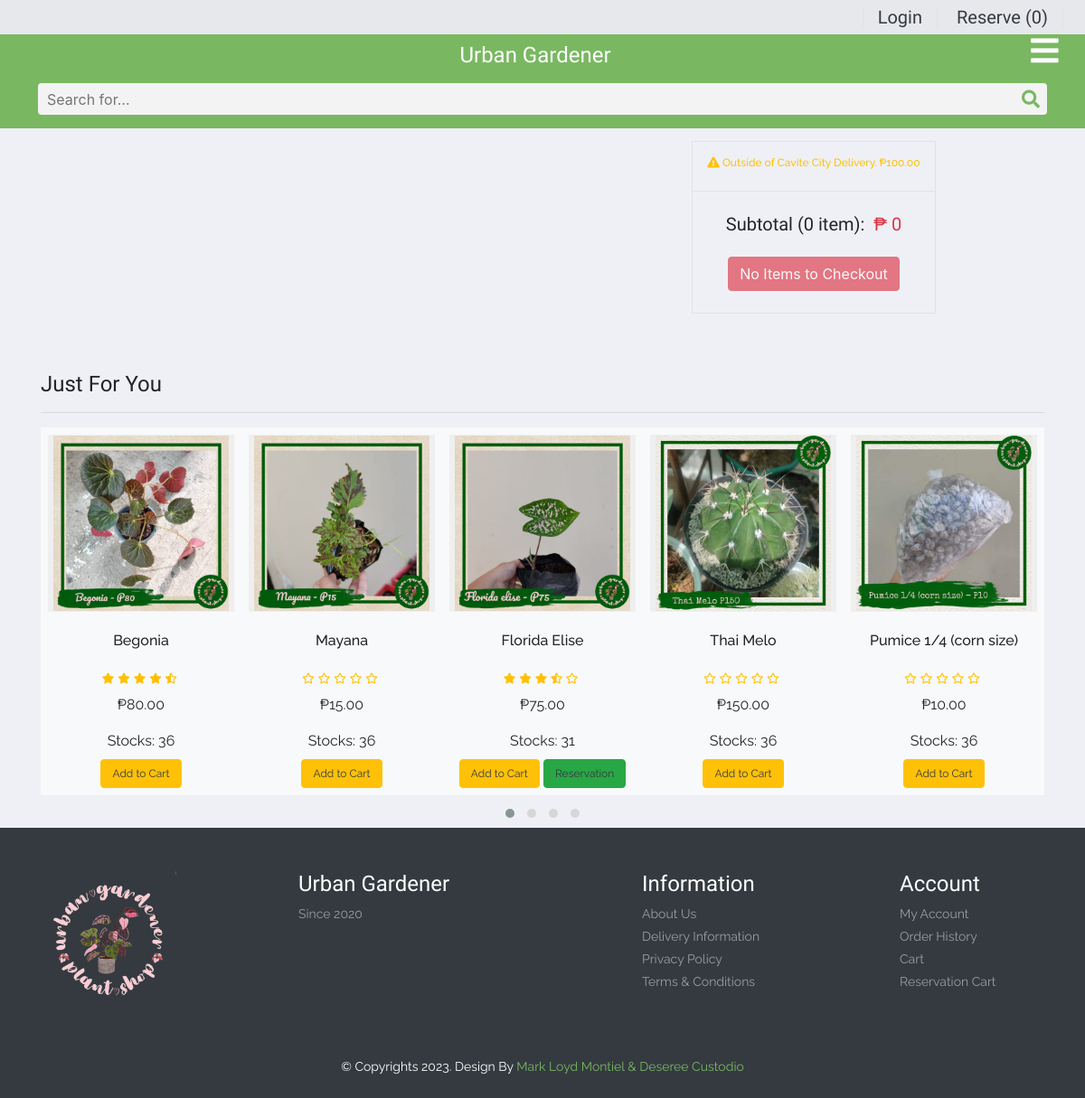
/cart.php (signed in), run on the app's committed database.
### tables this page shows
CREATE TABLE `product` (
  `item_id` int(11) NOT NULL,
  `item_brand` varchar(200) NOT NULL,
  `item_name` varchar(255) NOT NULL,
  `item_price` double(10,2) NOT NULL,
  `small_price` double(10,2) NOT NULL,
  `medium_price` double(10,2) NOT NULL,
  `large_price` double(10,2) NOT NULL,
  `item_image` varchar(255) NOT NULL,
  `small_image` varchar(255) NOT NULL,
  `medium_image` varchar(255) NOT NULL,
  `large_image` varchar(255) NOT NULL,
  `item_quantity` int(11) NOT NULL,
  `small_quantity` int(11) NOT NULL,
  `medium_quantity` int(11) NOT NULL,
  `large_quantity` int(11) NOT NULL,
  `item_reservation` varchar(200) NOT NULL,
  `item_register` datetime DEFAULT NULL
);

### cart.php (called while the page is built, shortened)
<?php
include('header.php');
?>
<?php
        include('Template/__cart-template.php');
        include('Template/__new-plants.php');
?>
<?php
include('footer.php');
?>

### database/DBController.php (called while the page is built, shortened)
<?php
class DBController
{
    protected $host = 'localhost';
    protected $user = 'root';
    protected $password ='';
    protected $database ="shopee";
    public function __construct(){
        $this->con = mysqli_connect($this->host, $this->user, $this->password, $this->database);
    }
}

### functions.php (called while the page is built, shortened)
<?php
require('database/DBController.php');
require('database/Product.php');
require('database/Cart.php');
$db = new DBController();
$product = new Product($db);
$product_shuffle = $product->getData();

### database/Product.php (called while the page is built, shortened)
<?php
class Product
{
    public $db = null;
    public function __construct(DBController $db)
    {
        $this->db = $db;
    }
    public function getData($table = 'product'){
        $result = $this->db->con->query("SELECT * FROM {$table}");
        $resultArray = array();
        while ($item = mysqli_fetch_array($result, MYSQLI_ASSOC)){
            $resultArray[] = $item;
        }
        return $resultArray;
    }
}

### Template/__new-plants.php (the view, shortened to what this page needs)
<?php
shuffle($product_shuffle);
?>
<section id="new-plants">
    <div class="container">
        <h4 class="font-eduvic font-size-24">Just For You</h4>
        <hr>
        <div class="owl-carousel owl-theme">
            <?php
            $select_product = mysqli_query($conn, "SELECT * FROM `product`") or die('query failed');
            if(mysqli_num_rows($select_product) > 0){
                foreach ($product_shuffle as $fetch_product){
                $item_reservation = $fetch_product['item_reservation'];
                $item_id = $fetch_product['item_id'];
                    $total_quantity = $fetch_product['small_quantity'] + $fetch_product['medium_quantity'] + $fetch_product['large_quantity'];
            ?>
                <div class="item p-2 bg-light">
                    <div class="product font-rale">
                        <form action="product" method="post">
                            <button type="submit" style="border: 0px;"><img src="<?php echo isset($fetch_product['item_image']) ? $fetch_product['item_image'] : "./assets/products/product-1.jpg"; ?>" alt="product1" class="img-fluid"></button>
                        </form>
                        <div class="text-center">
                            <h6 class="py-3"><?php echo  $fetch_product['item_name'] ?? "Unknown";  ?></h6>
                            <div class="rating text-warning font-size-12">
                                <?php
                                $review_query = mysqli_query($conn, "SELECT * FROM `review_table`  WHERE item_id = '$item_id'") or die("query failed");
                                $total_rating = 0;
                                $average_rating = 0;
                                $total_review = 0;
                                while($fetch_review = mysqli_fetch_assoc($review_query)){
                                    $user_rating = $fetch_review['user_rating'];
                                    $total_rating = $total_rating + $user_rating;
                                    $total_review++;
                                    $average_rating = $total_rating/$total_review;
                                }
                                if($average_rating >= 0 && $average_rating <= 0.49){
                                    echo '<span><i class="far fa-star mr-1"></i></span>';
                                    echo '<span><i class="far fa-star mr-1"></i></span>';
                                    echo '<span><i class="far fa-star mr-1"></i></span>';
                                    echo '<span><i class="far fa-star mr-1"></i></span>';
                                    echo '<span><i class="far fa-star mr-1"></i></span>';
                                }elseif($average_rating <= 0.99 && $average_rating >= 0.5){
                                    echo '<i class="fas fa-star-half-alt mr-1"></i>';
                                    echo '<span><i class="far fa-star mr-1"></i></span>';
                                    echo '<span><i class="far fa-star mr-1"></i></span>';
                                    echo '<span><i class="far fa-star mr-1"></i></span>';
                                    echo '<span><i class="far fa-star mr-1"></i></span>';
                                }elseif($average_rating >= 1 && $average_rating <= 1.49){
                                    echo '<i class="fas fa-star text-warning mr-1 main_star"></i>';
                                    echo '<span><i class="far fa-star mr-1"></i></span>';
                                    echo '<span><i class="far fa-star mr-1"></i></span>';
                                    echo '<span><i class="far fa-star mr-1"></i></span>';
                                    echo '<span><i class="far fa-star mr-1"></i></span>';
                                }elseif($average_rating <= 1.99 && $average_rating >= 1.5){
                                    echo '<i class="fas fa-star text-warning mr-1 main_star"></i>';
                                    echo '<i class="fas fa-star-half-alt mr-1"></i>';
                                    echo '<span><i class="far fa-star mr-1"></i></span>';
                                    echo '<span><i class="far fa-star mr-1"></i></span>';
                                    echo '<span><i class="far fa-star mr-1"></i></span>';
                                }elseif($average_rating >= 2 && $average_rating <= 2.49){
                                    echo '<i class="fas fa-star text-warning mr-1 main_star"></i>';
                                    echo '<i class="fas fa-star text-warning mr-1 main_star"></i>';
                                    echo '<span><i class="far fa-star mr-1"></i></span>';
                                    echo '<span><i class="far fa-star mr-1"></i></span>';
                                    echo '<span><i class="far fa-star mr-1"></i></span>';
                                }elseif($average_rating <= 2.99 && $average_rating >= 2.5){
                                    echo '<i class="fas fa-star text-warning mr-1 main_star"></i>';
                                    echo '<i class="fas fa-star text-warning mr-1 main_star"></i>';
                                    echo '<span><i class="fas fa-star-half-alt mr-1"></i></span>';
                                    echo '<span><i class="far fa-star mr-1"></i></span>';
                                    echo '<span><i class="far fa-star mr-1"></i></span>';
                                }elseif($average_rating >= 3 && $average_rating <= 3.49){
                                    echo '<i class="fas fa-star text-warning mr-1 main_star"></i>';
                                    echo '<i class="fas fa-star text-warning mr-1 main_star"></i>';
                                    echo '<i class="fas fa-star text-warning mr-1 main_star"></i>';
                                    echo '<span><i class="far fa-star mr-1"></i></span>';
                                    echo '<span><i class="far fa-star mr-1"></i></span>';
                                }elseif($average_rating <= 3.99 && $average_rating >= 3.5 ){
                                    echo '<i class="fas fa-star text-warning mr-1 main_star"></i>';
                                    echo '<i class="fas fa-star text-warning mr-1 main_star"></i>';
                                    echo '<i class="fas fa-star text-warning mr-1 main_star"></i>';
                                    echo '<i class="fas fa-star-half-alt mr-1"></i>';
                                    echo '<i class="far fa-star mr-1"></i>';
                                }elseif($average_rating <= 4.99 && $average_rating >= 4.5){
                                    echo '<i class="fas fa-star text-warning mr-1 main_star"></i>';
                                    echo '<i class="fas fa-star text-warning mr-1 main_star"></i>';
                                    echo '<i class="fas fa-star text-warning mr-1 main_star"></i>';
                                    echo '<i class="fas fa-star text-warning mr-1 main_star"></i>';
                                    echo '<i class="fas fa-star-half-alt mr-1 main_star"></i>';
                                }else{
                                    echo '<span><i class="far fa-star mr-1"></i></span>';
                                    echo '<span><i class="far fa-star mr-1"></i></span>';
                                    echo '<span><i class="far fa-star mr-1"></i></span>';
                                    echo '<span><i class="far fa-star mr-1"></i></span>';
                                    echo '<span><i class="far fa-star mr-1"></i></span>';
                                }
                                ?>
                            </div>
                            <div class="price py-2">
                                <span>₱<?php echo $fetch_product['small_price'] ?? '0' ; ?></span>
                            </div>
                            <div class="price py-2">
                                <span>Stocks: <?php echo $total_quantity ?? 0; ?></span>
                            </div>
                            <form method="post">
                                <?php
                                $item_id = $fetch_product['item_id'];
                                if($total_quantity > 0) {
                                    echo '<a class="btn btn-warning text-dark font-size-12" id="open-edit" style="text-decoration: none" href="';
                                    echo $_SERVER['PHP_SELF'] . '?item_id_popup=';
                                    echo $item_id . PHP_EOL . '#new-plants">';
                                    echo 'Add to Cart </a>';
                                    if($item_reservation == 'Reservation'){
                                        echo '<a class="btn btn-success text-dark font-size-12" id="open-edit" style="text-decoration: none" href="';
                                        echo $_SERVER['PHP_SELF'] . '?item_id_popup=';
                                        echo $item_id . PHP_EOL . '#new-plants">';
                                        echo 'Reservation </a>';
                                    }
                                }
                                ?>
                            </form>
                        </div>
                    </div>
                </div>
            <?php };
            }; ?>
        </div>
    </div>
</section>

### styles.css (style rules this page uses)
button, button:focus { outline: none !important; box-shadow: none !important; }
.font-rale { font-family: "Raleway", cursive; }
.font-eduvic { font-family: "Edu VIC WA NT Beginner", cursive; }
.font-size-12 { font-size: 12px; }
.font-size-24 { font-size: 24px; }

### Template/__cart-template.php (style rules this page uses)
:root { --blue:#2980b9; --red:tomato; --orange:orange; --black:#333; --white:#fff; --bg-color:#eee; --dark-bg:rgba(0,0,0,.7); --box-shadow:0 .5rem 1rem rgba(0,0,0,.1); --border:.1rem solid #999; }

### data on the page
product: item_image (picture), item_name "Begonia", small_price "80.00", total_quantity "36"
product: item_image (picture), item_name "Mayana", small_price "15.00", total_quantity "36"
product: item_image (picture), item_name "Florida Elise", small_price "75.00", total_quantity "31"
product: item_image (picture), item_name "Thai Melo", small_price "150.00", total_quantity "36"
product: item_image (picture), item_name "Pumice 1/4 (corn size)", small_price "10.00", total_quantity "36"

### other printed values
$username "Login"
$countreservation "0"
$count "0"
